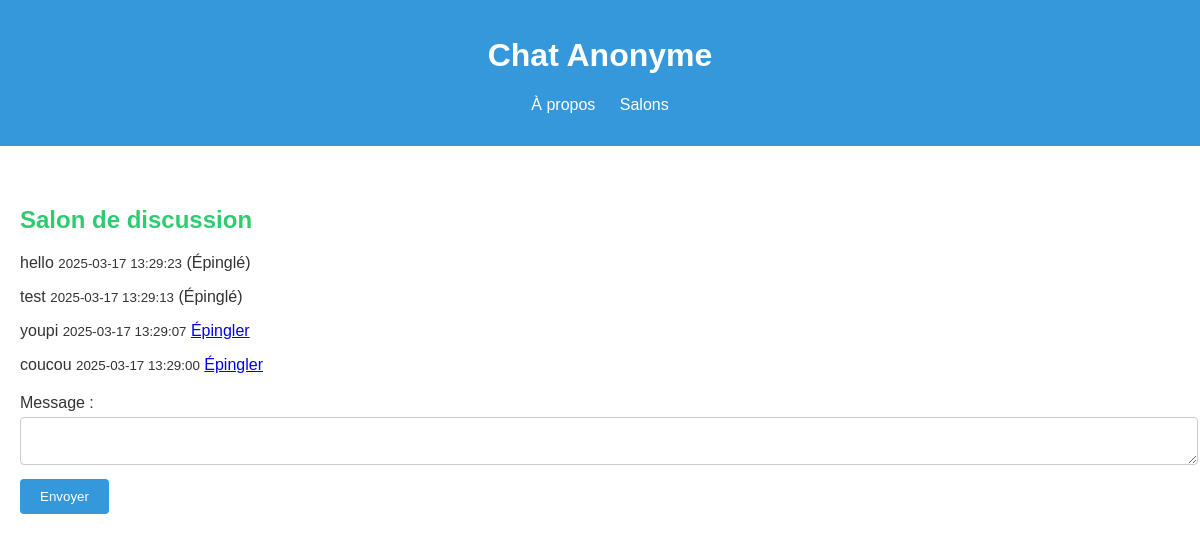
/index.php?page=message&room_id=15, run on the app's committed database.
### tables this page shows
CREATE TABLE `messages` (
  `id` int(10) UNSIGNED NOT NULL,
  `room_id` int(10) UNSIGNED NOT NULL,
  `content` text NOT NULL,
  `pinned` tinyint(1) DEFAULT '0',
  `created_at` timestamp NOT NULL DEFAULT CURRENT_TIMESTAMP ON UPDATE CURRENT_TIMESTAMP
);

### src/controllers/MessageController.php (called while the page is built, shortened)
<?php
class MessageController {
    private $messageRepository;
    public function __construct()  {
        $this->messageRepository = new MessageRepository();
    }
    public function display()   {
    $roomId = $_GET['room_id'] ?? 1;
    $messages = $this->messageRepository->getMessagesByRoomId($roomId);
    require_once "src/views/layout.phtml";
    }
}

### index.php (called while the page is built, shortened)
<?php
spl_autoload_register(function($className) {
    $path = str_replace('\\', '/', $className);
    $path = str_replace('App', 'src', $path);
    $filename = $path . '.php';
});
$url = isset($_GET['page']) ? $_GET['page'] : 'home';
$action = isset($_GET['action']) ? $_GET['action'] : null;
$router = new Router($url, $action);
$controllerInstance = $router->getController();
$actionMethod = $router->getAction();
$controllerInstance->$actionMethod();

### src/services/database.php (called while the page is built, shortened)
<?php
function getConnection(): \PDO{
    try {
        return new \PDO(
            'mysql:host=' . DB_HOST . ';port=' . DB_PORT . ';dbname=' . DB_NAME,
            DB_USERNAME,
            DB_PASSWORD,
            [\PDO::ATTR_ERRMODE => \PDO::ERRMODE_EXCEPTION]
        );
    } catch (\PDOException $e) {
        echo "Erreur de connexion à la base de données : " . $e->getMessage();
        exit();
    }
}

### src/repositories/AbstractRepository.php (called while the page is built, shortened)
<?php
require_once 'src/services/database.php';
abstract class AbstractRepository{
    public function __construct(){
        $this->db = \App\services\getConnection();
    }
}

### src/repositories/MessageRepository.php (called while the page is built, shortened)
<?php
class MessageRepository extends AbstractRepository{
    public function getMessagesByRoomId(int $roomId): array{
        $messageRepository = $this->db->prepare("SELECT * FROM messages WHERE room_id = :room_id ORDER BY created_at DESC");
        $messageRepository->execute(['room_id' => $roomId]);
        return $messageRepository->fetchAll(PDO::FETCH_ASSOC);
    }
}

### src/views/chat/chat.phtml (the view, shortened to what this page needs)
<h2>Salon de discussion</h2>
<div>
  <?php foreach ($messages as $message): ?>
    <p><?= $message['content'] ?> <small><?= $message['created_at'] ?></small>
    <?php if ($message['pinned']): ?>
      <span>(Épinglé)</span>
    <?php else: ?>
      <a href="index.php?page=message&action=pin&message_id=<?= $message['id'] ?>&room_id=<?= $message['room_id'] ?>">Épingler</a>
    <?php endif; ?>
    </p>
  <?php endforeach; ?>
</div>
<form action="index.php?page=message&action=send" method="POST">
  <label for="content">Message :</label>
  <textarea id="content" name="content" required></textarea>
  <button type="submit">Envoyer</button>
</form>

### src/public/css/app.css (style rules this page uses)
body { font-family: Arial, sans-serif; margin: 0; padding: 0; color: #333; }
main h2 { color: #2ecc71; }
main form { margin-top: 20px; }
main form label { display: block; margin-bottom: 5px; }
main form textarea, main form input[type=text] { width: 100%; padding: 8px; margin-bottom: 10px; border: 1px solid #ccc; border-radius: 4px; }
main form button { background-color: #3498db; color: white; border: none; padding: 10px 20px; cursor: pointer; border-radius: 4px; }

### data on the page
messages: content "hello", created_at "2025-03-17 13:29:23", pinned "(Épinglé)"
messages: content "test", created_at "2025-03-17 13:29:13", pinned "(Épinglé)"
messages: content "youpi", created_at "2025-03-17 13:29:07"
messages: content "coucou", created_at "2025-03-17 13:29:00"
